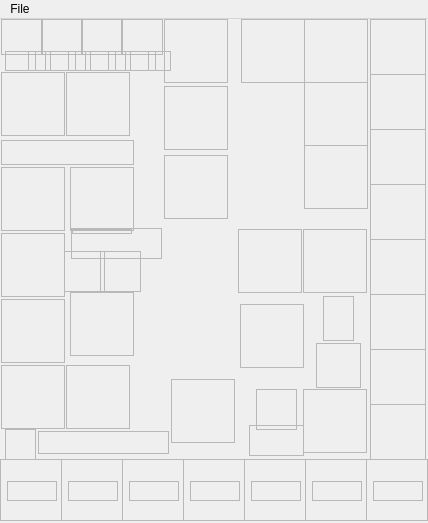
<?xml version="1.0" encoding="UTF-8"?>
<ui version="4.0">
 <class>MainWindow</class>
 <widget class="QMainWindow" name="MainWindow">
  <property name="geometry">
   <rect>
    <x>0</x>
    <y>0</y>
    <width>428</width>
    <height>523</height>
   </rect>
  </property>
  <property name="minimumSize">
   <size>
    <width>150</width>
    <height>10</height>
   </size>
  </property>
  <property name="maximumSize">
   <size>
    <width>450</width>
    <height>600</height>
   </size>
  </property>
  <property name="windowTitle">
   <string>H3roViewer</string>
  </property>
  <property name="windowIcon">
   <iconset resource="../resources/resources.qrc">
    <normaloff>:/images/items/Artifact_Power_of_the_Dragon_Father.gif</normaloff>:/images/items/Artifact_Power_of_the_Dragon_Father.gif</iconset>
  </property>
  <property name="autoFillBackground">
   <bool>true</bool>
  </property>
  <widget class="QWidget" name="centralwidget">
   <property name="minimumSize">
    <size>
     <width>432</width>
     <height>10</height>
    </size>
   </property>
   <property name="maximumSize">
    <size>
     <width>450</width>
     <height>600</height>
    </size>
   </property>
   <property name="styleSheet">
    <string notr="true">#centralwidget{background-image: url(:/images/main/background.png)}</string>
   </property>
   <layout class="QVBoxLayout" name="verticalLayout_10">
    <property name="spacing">
     <number>0</number>
    </property>
    <property name="leftMargin">
     <number>0</number>
    </property>
    <property name="topMargin">
     <number>0</number>
    </property>
    <property name="rightMargin">
     <number>0</number>
    </property>
    <property name="bottomMargin">
     <number>0</number>
    </property>
    <item>
     <widget class="QFrame" name="mainFrame">
      <property name="minimumSize">
       <size>
        <width>432</width>
        <height>10</height>
       </size>
      </property>
      <property name="maximumSize">
       <size>
        <width>450</width>
        <height>600</height>
       </size>
      </property>
      <property name="styleSheet">
       <string notr="true">/*#mainFrame{border-image: url(:/images/main/hero_background.png) 0 0 0 0 stretch stretch;}*/
#mainFrame{background-image: url(:/images/main/hero_background_0.png) }</string>
      </property>
      <property name="frameShape">
       <enum>QFrame::Shape::NoFrame</enum>
      </property>
      <property name="frameShadow">
       <enum>QFrame::Shadow::Plain</enum>
      </property>
      <property name="lineWidth">
       <number>0</number>
      </property>
      <widget class="ImageFrame" name="helmetImage">
       <property name="geometry">
        <rect>
         <x>164</x>
         <y>0</y>
         <width>64</width>
         <height>64</height>
        </rect>
       </property>
       <property name="frameShape">
        <enum>QFrame::Shape::StyledPanel</enum>
       </property>
       <property name="frameShadow">
        <enum>QFrame::Shadow::Raised</enum>
       </property>
      </widget>
      <widget class="ImageFrame" name="neckImage">
       <property name="geometry">
        <rect>
         <x>164</x>
         <y>67</y>
         <width>64</width>
         <height>64</height>
        </rect>
       </property>
       <property name="frameShape">
        <enum>QFrame::Shape::StyledPanel</enum>
       </property>
       <property name="frameShadow">
        <enum>QFrame::Shadow::Raised</enum>
       </property>
      </widget>
      <widget class="ImageFrame" name="chestImage">
       <property name="geometry">
        <rect>
         <x>164</x>
         <y>136</y>
         <width>64</width>
         <height>64</height>
        </rect>
       </property>
       <property name="frameShape">
        <enum>QFrame::Shape::StyledPanel</enum>
       </property>
       <property name="frameShadow">
        <enum>QFrame::Shadow::Raised</enum>
       </property>
      </widget>
      <widget class="ImageFrame" name="shieldImage">
       <property name="geometry">
        <rect>
         <x>238</x>
         <y>210</y>
         <width>64</width>
         <height>64</height>
        </rect>
       </property>
       <property name="frameShape">
        <enum>QFrame::Shape::StyledPanel</enum>
       </property>
       <property name="frameShadow">
        <enum>QFrame::Shadow::Raised</enum>
       </property>
      </widget>
      <widget class="ImageFrame" name="rightRingImage">
       <property name="geometry">
        <rect>
         <x>303</x>
         <y>210</y>
         <width>64</width>
         <height>64</height>
        </rect>
       </property>
       <property name="frameShape">
        <enum>QFrame::Shape::StyledPanel</enum>
       </property>
       <property name="frameShadow">
        <enum>QFrame::Shadow::Raised</enum>
       </property>
      </widget>
      <widget class="ImageFrame" name="weaponImage">
       <property name="geometry">
        <rect>
         <x>1</x>
         <y>53</y>
         <width>64</width>
         <height>64</height>
        </rect>
       </property>
       <property name="frameShape">
        <enum>QFrame::Shape::StyledPanel</enum>
       </property>
       <property name="frameShadow">
        <enum>QFrame::Shadow::Raised</enum>
       </property>
      </widget>
      <widget class="ImageFrame" name="leftRingImage">
       <property name="geometry">
        <rect>
         <x>66</x>
         <y>53</y>
         <width>64</width>
         <height>64</height>
        </rect>
       </property>
       <property name="frameShape">
        <enum>QFrame::Shape::StyledPanel</enum>
       </property>
       <property name="frameShadow">
        <enum>QFrame::Shadow::Raised</enum>
       </property>
      </widget>
      <widget class="ImageFrame" name="feetImage">
       <property name="geometry">
        <rect>
         <x>171</x>
         <y>360</y>
         <width>64</width>
         <height>64</height>
        </rect>
       </property>
       <property name="frameShape">
        <enum>QFrame::Shape::StyledPanel</enum>
       </property>
       <property name="frameShadow">
        <enum>QFrame::Shadow::Raised</enum>
       </property>
      </widget>
      <widget class="ImageFrame" name="arti0Image">
       <property name="geometry">
        <rect>
         <x>1</x>
         <y>148</y>
         <width>64</width>
         <height>64</height>
        </rect>
       </property>
       <property name="frameShape">
        <enum>QFrame::Shape::StyledPanel</enum>
       </property>
       <property name="frameShadow">
        <enum>QFrame::Shadow::Raised</enum>
       </property>
      </widget>
      <widget class="ImageFrame" name="arti1Image">
       <property name="geometry">
        <rect>
         <x>1</x>
         <y>214</y>
         <width>64</width>
         <height>64</height>
        </rect>
       </property>
       <property name="frameShape">
        <enum>QFrame::Shape::StyledPanel</enum>
       </property>
       <property name="frameShadow">
        <enum>QFrame::Shadow::Raised</enum>
       </property>
      </widget>
      <widget class="ImageFrame" name="arti2Image">
       <property name="geometry">
        <rect>
         <x>1</x>
         <y>280</y>
         <width>64</width>
         <height>64</height>
        </rect>
       </property>
       <property name="frameShape">
        <enum>QFrame::Shape::StyledPanel</enum>
       </property>
       <property name="frameShadow">
        <enum>QFrame::Shadow::Raised</enum>
       </property>
      </widget>
      <widget class="ImageFrame" name="arti3Image">
       <property name="geometry">
        <rect>
         <x>1</x>
         <y>346</y>
         <width>64</width>
         <height>64</height>
        </rect>
       </property>
       <property name="frameShape">
        <enum>QFrame::Shape::StyledPanel</enum>
       </property>
       <property name="frameShadow">
        <enum>QFrame::Shadow::Raised</enum>
       </property>
      </widget>
      <widget class="ImageFrame" name="arti4Image">
       <property name="geometry">
        <rect>
         <x>66</x>
         <y>346</y>
         <width>64</width>
         <height>64</height>
        </rect>
       </property>
       <property name="frameShape">
        <enum>QFrame::Shape::StyledPanel</enum>
       </property>
       <property name="frameShadow">
        <enum>QFrame::Shadow::Raised</enum>
       </property>
      </widget>
      <widget class="ImageFrame" name="catapultImage">
       <property name="geometry">
        <rect>
         <x>304</x>
         <y>126</y>
         <width>64</width>
         <height>64</height>
        </rect>
       </property>
       <property name="frameShape">
        <enum>QFrame::Shape::StyledPanel</enum>
       </property>
       <property name="frameShadow">
        <enum>QFrame::Shadow::Raised</enum>
       </property>
      </widget>
      <widget class="ImageFrame" name="firstAidImage">
       <property name="geometry">
        <rect>
         <x>304</x>
         <y>63</y>
         <width>64</width>
         <height>64</height>
        </rect>
       </property>
       <property name="frameShape">
        <enum>QFrame::Shape::StyledPanel</enum>
       </property>
       <property name="frameShadow">
        <enum>QFrame::Shadow::Raised</enum>
       </property>
      </widget>
      <widget class="ImageFrame" name="ammoCartImage">
       <property name="geometry">
        <rect>
         <x>304</x>
         <y>0</y>
         <width>64</width>
         <height>64</height>
        </rect>
       </property>
       <property name="frameShape">
        <enum>QFrame::Shape::StyledPanel</enum>
       </property>
       <property name="frameShadow">
        <enum>QFrame::Shadow::Raised</enum>
       </property>
      </widget>
      <widget class="ImageFrame" name="balistaImage">
       <property name="geometry">
        <rect>
         <x>241</x>
         <y>0</y>
         <width>64</width>
         <height>64</height>
        </rect>
       </property>
       <property name="frameShape">
        <enum>QFrame::Shape::StyledPanel</enum>
       </property>
       <property name="frameShadow">
        <enum>QFrame::Shadow::Raised</enum>
       </property>
      </widget>
      <widget class="ImageFrame" name="capeImage">
       <property name="geometry">
        <rect>
         <x>240</x>
         <y>285</y>
         <width>64</width>
         <height>64</height>
        </rect>
       </property>
       <property name="frameShape">
        <enum>QFrame::Shape::StyledPanel</enum>
       </property>
       <property name="frameShadow">
        <enum>QFrame::Shadow::Raised</enum>
       </property>
      </widget>
      <widget class="ImageFrame" name="spellbookImage">
       <property name="geometry">
        <rect>
         <x>303</x>
         <y>370</y>
         <width>64</width>
         <height>64</height>
        </rect>
       </property>
       <property name="frameShape">
        <enum>QFrame::Shape::StyledPanel</enum>
       </property>
       <property name="frameShadow">
        <enum>QFrame::Shadow::Raised</enum>
       </property>
      </widget>
      <widget class="ImageFrame" name="heroPotraitImage">
       <property name="geometry">
        <rect>
         <x>70</x>
         <y>148</y>
         <width>64</width>
         <height>64</height>
        </rect>
       </property>
       <property name="frameShape">
        <enum>QFrame::Shape::StyledPanel</enum>
       </property>
       <property name="frameShadow">
        <enum>QFrame::Shadow::Raised</enum>
       </property>
      </widget>
      <widget class="ImageFrame" name="creature0Image">
       <property name="geometry">
        <rect>
         <x>0</x>
         <y>440</y>
         <width>62</width>
         <height>62</height>
        </rect>
       </property>
       <property name="frameShape">
        <enum>QFrame::Shape::StyledPanel</enum>
       </property>
       <property name="frameShadow">
        <enum>QFrame::Shadow::Raised</enum>
       </property>
       <layout class="QVBoxLayout" name="verticalLayout_2">
        <property name="spacing">
         <number>0</number>
        </property>
        <property name="leftMargin">
         <number>0</number>
        </property>
        <property name="topMargin">
         <number>0</number>
        </property>
        <property name="rightMargin">
         <number>2</number>
        </property>
        <property name="bottomMargin">
         <number>0</number>
        </property>
       </layout>
      </widget>
      <widget class="ImageFrame" name="creature1Image">
       <property name="geometry">
        <rect>
         <x>61</x>
         <y>440</y>
         <width>62</width>
         <height>62</height>
        </rect>
       </property>
       <property name="frameShape">
        <enum>QFrame::Shape::StyledPanel</enum>
       </property>
       <property name="frameShadow">
        <enum>QFrame::Shadow::Raised</enum>
       </property>
       <layout class="QVBoxLayout" name="verticalLayout_11">
        <property name="spacing">
         <number>0</number>
        </property>
        <property name="leftMargin">
         <number>0</number>
        </property>
        <property name="topMargin">
         <number>0</number>
        </property>
        <property name="rightMargin">
         <number>2</number>
        </property>
        <property name="bottomMargin">
         <number>0</number>
        </property>
       </layout>
      </widget>
      <widget class="ImageFrame" name="creature2Image">
       <property name="geometry">
        <rect>
         <x>122</x>
         <y>440</y>
         <width>62</width>
         <height>62</height>
        </rect>
       </property>
       <property name="frameShape">
        <enum>QFrame::Shape::StyledPanel</enum>
       </property>
       <property name="frameShadow">
        <enum>QFrame::Shadow::Raised</enum>
       </property>
       <layout class="QVBoxLayout" name="verticalLayout_12">
        <property name="spacing">
         <number>0</number>
        </property>
        <property name="leftMargin">
         <number>0</number>
        </property>
        <property name="topMargin">
         <number>0</number>
        </property>
        <property name="rightMargin">
         <number>2</number>
        </property>
        <property name="bottomMargin">
         <number>0</number>
        </property>
       </layout>
      </widget>
      <widget class="ImageFrame" name="creature3Image">
       <property name="geometry">
        <rect>
         <x>183</x>
         <y>440</y>
         <width>62</width>
         <height>62</height>
        </rect>
       </property>
       <property name="frameShape">
        <enum>QFrame::Shape::StyledPanel</enum>
       </property>
       <property name="frameShadow">
        <enum>QFrame::Shadow::Raised</enum>
       </property>
       <layout class="QVBoxLayout" name="verticalLayout_13">
        <property name="spacing">
         <number>0</number>
        </property>
        <property name="leftMargin">
         <number>0</number>
        </property>
        <property name="topMargin">
         <number>0</number>
        </property>
        <property name="rightMargin">
         <number>2</number>
        </property>
        <property name="bottomMargin">
         <number>0</number>
        </property>
       </layout>
      </widget>
      <widget class="ImageFrame" name="creature4Image">
       <property name="geometry">
        <rect>
         <x>244</x>
         <y>440</y>
         <width>62</width>
         <height>62</height>
        </rect>
       </property>
       <property name="frameShape">
        <enum>QFrame::Shape::StyledPanel</enum>
       </property>
       <property name="frameShadow">
        <enum>QFrame::Shadow::Raised</enum>
       </property>
       <layout class="QVBoxLayout" name="verticalLayout_14">
        <property name="spacing">
         <number>0</number>
        </property>
        <property name="leftMargin">
         <number>0</number>
        </property>
        <property name="topMargin">
         <number>0</number>
        </property>
        <property name="rightMargin">
         <number>2</number>
        </property>
        <property name="bottomMargin">
         <number>0</number>
        </property>
       </layout>
      </widget>
      <widget class="ImageFrame" name="creature5Image">
       <property name="geometry">
        <rect>
         <x>305</x>
         <y>440</y>
         <width>62</width>
         <height>62</height>
        </rect>
       </property>
       <property name="frameShape">
        <enum>QFrame::Shape::StyledPanel</enum>
       </property>
       <property name="frameShadow">
        <enum>QFrame::Shadow::Raised</enum>
       </property>
       <layout class="QVBoxLayout" name="verticalLayout_15">
        <property name="spacing">
         <number>0</number>
        </property>
        <property name="leftMargin">
         <number>0</number>
        </property>
        <property name="topMargin">
         <number>0</number>
        </property>
        <property name="rightMargin">
         <number>2</number>
        </property>
        <property name="bottomMargin">
         <number>0</number>
        </property>
       </layout>
      </widget>
      <widget class="ImageFrame" name="creature6Image">
       <property name="geometry">
        <rect>
         <x>366</x>
         <y>440</y>
         <width>62</width>
         <height>62</height>
        </rect>
       </property>
       <property name="frameShape">
        <enum>QFrame::Shape::StyledPanel</enum>
       </property>
       <property name="frameShadow">
        <enum>QFrame::Shadow::Raised</enum>
       </property>
       <layout class="QVBoxLayout" name="verticalLayout_16">
        <property name="spacing">
         <number>0</number>
        </property>
        <property name="leftMargin">
         <number>0</number>
        </property>
        <property name="topMargin">
         <number>0</number>
        </property>
        <property name="rightMargin">
         <number>2</number>
        </property>
        <property name="bottomMargin">
         <number>0</number>
        </property>
       </layout>
      </widget>
      <widget class="ImageFrame" name="skill6Image">
       <property name="geometry">
        <rect>
         <x>370</x>
         <y>330</y>
         <width>56</width>
         <height>56</height>
        </rect>
       </property>
       <property name="frameShape">
        <enum>QFrame::Shape::StyledPanel</enum>
       </property>
       <property name="frameShadow">
        <enum>QFrame::Shadow::Raised</enum>
       </property>
      </widget>
      <widget class="ImageFrame" name="skill5Image">
       <property name="geometry">
        <rect>
         <x>370</x>
         <y>275</y>
         <width>56</width>
         <height>56</height>
        </rect>
       </property>
       <property name="frameShape">
        <enum>QFrame::Shape::StyledPanel</enum>
       </property>
       <property name="frameShadow">
        <enum>QFrame::Shadow::Raised</enum>
       </property>
      </widget>
      <widget class="ImageFrame" name="skill4Image">
       <property name="geometry">
        <rect>
         <x>370</x>
         <y>220</y>
         <width>56</width>
         <height>56</height>
        </rect>
       </property>
       <property name="frameShape">
        <enum>QFrame::Shape::StyledPanel</enum>
       </property>
       <property name="frameShadow">
        <enum>QFrame::Shadow::Raised</enum>
       </property>
      </widget>
      <widget class="ImageFrame" name="skill3Image">
       <property name="geometry">
        <rect>
         <x>370</x>
         <y>165</y>
         <width>56</width>
         <height>56</height>
        </rect>
       </property>
       <property name="frameShape">
        <enum>QFrame::Shape::StyledPanel</enum>
       </property>
       <property name="frameShadow">
        <enum>QFrame::Shadow::Raised</enum>
       </property>
      </widget>
      <widget class="ImageFrame" name="skill2Image">
       <property name="geometry">
        <rect>
         <x>370</x>
         <y>110</y>
         <width>56</width>
         <height>56</height>
        </rect>
       </property>
       <property name="frameShape">
        <enum>QFrame::Shape::StyledPanel</enum>
       </property>
       <property name="frameShadow">
        <enum>QFrame::Shadow::Raised</enum>
       </property>
      </widget>
      <widget class="ImageFrame" name="skill1Image">
       <property name="geometry">
        <rect>
         <x>370</x>
         <y>55</y>
         <width>56</width>
         <height>56</height>
        </rect>
       </property>
       <property name="frameShape">
        <enum>QFrame::Shape::StyledPanel</enum>
       </property>
       <property name="frameShadow">
        <enum>QFrame::Shadow::Raised</enum>
       </property>
      </widget>
      <widget class="ImageFrame" name="skill0Image">
       <property name="geometry">
        <rect>
         <x>370</x>
         <y>0</y>
         <width>56</width>
         <height>56</height>
        </rect>
       </property>
       <property name="frameShape">
        <enum>QFrame::Shape::StyledPanel</enum>
       </property>
       <property name="frameShadow">
        <enum>QFrame::Shadow::Raised</enum>
       </property>
      </widget>
      <widget class="ImageFrame" name="skill7Image">
       <property name="geometry">
        <rect>
         <x>370</x>
         <y>385</y>
         <width>56</width>
         <height>56</height>
        </rect>
       </property>
       <property name="frameShape">
        <enum>QFrame::Shape::StyledPanel</enum>
       </property>
       <property name="frameShadow">
        <enum>QFrame::Shadow::Raised</enum>
       </property>
      </widget>
      <widget class="ImageFrame" name="attackImage">
       <property name="geometry">
        <rect>
         <x>1</x>
         <y>0</y>
         <width>42</width>
         <height>36</height>
        </rect>
       </property>
       <property name="frameShape">
        <enum>QFrame::Shape::StyledPanel</enum>
       </property>
       <property name="frameShadow">
        <enum>QFrame::Shadow::Raised</enum>
       </property>
      </widget>
      <widget class="ImageFrame" name="defenceImage">
       <property name="geometry">
        <rect>
         <x>41</x>
         <y>0</y>
         <width>42</width>
         <height>36</height>
        </rect>
       </property>
       <property name="frameShape">
        <enum>QFrame::Shape::StyledPanel</enum>
       </property>
       <property name="frameShadow">
        <enum>QFrame::Shadow::Raised</enum>
       </property>
      </widget>
      <widget class="ImageFrame" name="powerImage">
       <property name="geometry">
        <rect>
         <x>81</x>
         <y>0</y>
         <width>42</width>
         <height>36</height>
        </rect>
       </property>
       <property name="frameShape">
        <enum>QFrame::Shape::StyledPanel</enum>
       </property>
       <property name="frameShadow">
        <enum>QFrame::Shadow::Raised</enum>
       </property>
      </widget>
      <widget class="ImageFrame" name="knowledgeImage">
       <property name="geometry">
        <rect>
         <x>121</x>
         <y>0</y>
         <width>42</width>
         <height>36</height>
        </rect>
       </property>
       <property name="frameShape">
        <enum>QFrame::Shape::StyledPanel</enum>
       </property>
       <property name="frameShadow">
        <enum>QFrame::Shadow::Raised</enum>
       </property>
      </widget>
      <widget class="ImageFrame" name="spIconImage">
       <property name="geometry">
        <rect>
         <x>256</x>
         <y>370</y>
         <width>41</width>
         <height>41</height>
        </rect>
       </property>
       <property name="styleSheet">
        <string notr="true"/>
       </property>
       <property name="frameShape">
        <enum>QFrame::Shape::StyledPanel</enum>
       </property>
       <property name="frameShadow">
        <enum>QFrame::Shadow::Raised</enum>
       </property>
      </widget>
      <widget class="ImageFrame" name="levelLabel">
       <property name="geometry">
        <rect>
         <x>71</x>
         <y>209</y>
         <width>91</width>
         <height>31</height>
        </rect>
       </property>
       <property name="frameShape">
        <enum>QFrame::Shape::StyledPanel</enum>
       </property>
       <property name="frameShadow">
        <enum>QFrame::Shadow::Raised</enum>
       </property>
      </widget>
      <widget class="ImageFrame" name="heroNameLabel">
       <property name="geometry">
        <rect>
         <x>1</x>
         <y>121</y>
         <width>133</width>
         <height>25</height>
        </rect>
       </property>
       <property name="frameShape">
        <enum>QFrame::Shape::StyledPanel</enum>
       </property>
       <property name="frameShadow">
        <enum>QFrame::Shadow::Raised</enum>
       </property>
      </widget>
      <widget class="ImageFrame" name="attackLabel">
       <property name="geometry">
        <rect>
         <x>5</x>
         <y>32</y>
         <width>31</width>
         <height>20</height>
        </rect>
       </property>
       <property name="frameShape">
        <enum>QFrame::Shape::StyledPanel</enum>
       </property>
       <property name="frameShadow">
        <enum>QFrame::Shadow::Raised</enum>
       </property>
      </widget>
      <widget class="ImageFrame" name="attackModLabel">
       <property name="geometry">
        <rect>
         <x>28</x>
         <y>32</y>
         <width>23</width>
         <height>20</height>
        </rect>
       </property>
       <property name="frameShape">
        <enum>QFrame::Shape::StyledPanel</enum>
       </property>
       <property name="frameShadow">
        <enum>QFrame::Shadow::Raised</enum>
       </property>
      </widget>
      <widget class="ImageFrame" name="defLabel">
       <property name="geometry">
        <rect>
         <x>45</x>
         <y>32</y>
         <width>31</width>
         <height>20</height>
        </rect>
       </property>
       <property name="frameShape">
        <enum>QFrame::Shape::StyledPanel</enum>
       </property>
       <property name="frameShadow">
        <enum>QFrame::Shadow::Raised</enum>
       </property>
      </widget>
      <widget class="ImageFrame" name="defModLabel">
       <property name="geometry">
        <rect>
         <x>68</x>
         <y>32</y>
         <width>23</width>
         <height>20</height>
        </rect>
       </property>
       <property name="frameShape">
        <enum>QFrame::Shape::StyledPanel</enum>
       </property>
       <property name="frameShadow">
        <enum>QFrame::Shadow::Raised</enum>
       </property>
      </widget>
      <widget class="ImageFrame" name="powerLabel">
       <property name="geometry">
        <rect>
         <x>85</x>
         <y>32</y>
         <width>31</width>
         <height>20</height>
        </rect>
       </property>
       <property name="frameShape">
        <enum>QFrame::Shape::StyledPanel</enum>
       </property>
       <property name="frameShadow">
        <enum>QFrame::Shadow::Raised</enum>
       </property>
      </widget>
      <widget class="ImageFrame" name="powerModLabel">
       <property name="geometry">
        <rect>
         <x>108</x>
         <y>32</y>
         <width>23</width>
         <height>20</height>
        </rect>
       </property>
       <property name="frameShape">
        <enum>QFrame::Shape::StyledPanel</enum>
       </property>
       <property name="frameShadow">
        <enum>QFrame::Shadow::Raised</enum>
       </property>
      </widget>
      <widget class="ImageFrame" name="knowledgeLabel">
       <property name="geometry">
        <rect>
         <x>125</x>
         <y>32</y>
         <width>31</width>
         <height>20</height>
        </rect>
       </property>
       <property name="frameShape">
        <enum>QFrame::Shape::StyledPanel</enum>
       </property>
       <property name="frameShadow">
        <enum>QFrame::Shadow::Raised</enum>
       </property>
      </widget>
      <widget class="ImageFrame" name="knowledgeModLabel">
       <property name="geometry">
        <rect>
         <x>148</x>
         <y>32</y>
         <width>23</width>
         <height>20</height>
        </rect>
       </property>
       <property name="frameShape">
        <enum>QFrame::Shape::StyledPanel</enum>
       </property>
       <property name="frameShadow">
        <enum>QFrame::Shadow::Raised</enum>
       </property>
      </widget>
      <widget class="ImageFrame" name="spAmountImage">
       <property name="geometry">
        <rect>
         <x>249</x>
         <y>406</y>
         <width>55</width>
         <height>31</height>
        </rect>
       </property>
       <property name="styleSheet">
        <string notr="true"/>
       </property>
       <property name="frameShape">
        <enum>QFrame::Shape::StyledPanel</enum>
       </property>
       <property name="frameShadow">
        <enum>QFrame::Shadow::Raised</enum>
       </property>
      </widget>
      <widget class="ImageFrame" name="creature0LossImage">
       <property name="geometry">
        <rect>
         <x>7</x>
         <y>462</y>
         <width>50</width>
         <height>20</height>
        </rect>
       </property>
       <property name="frameShape">
        <enum>QFrame::Shape::StyledPanel</enum>
       </property>
       <property name="frameShadow">
        <enum>QFrame::Shadow::Raised</enum>
       </property>
      </widget>
      <widget class="ImageFrame" name="creature1LossImage">
       <property name="geometry">
        <rect>
         <x>68</x>
         <y>462</y>
         <width>50</width>
         <height>20</height>
        </rect>
       </property>
       <property name="frameShape">
        <enum>QFrame::Shape::StyledPanel</enum>
       </property>
       <property name="frameShadow">
        <enum>QFrame::Shadow::Raised</enum>
       </property>
      </widget>
      <widget class="ImageFrame" name="creature2LossImage">
       <property name="geometry">
        <rect>
         <x>129</x>
         <y>462</y>
         <width>50</width>
         <height>20</height>
        </rect>
       </property>
       <property name="frameShape">
        <enum>QFrame::Shape::StyledPanel</enum>
       </property>
       <property name="frameShadow">
        <enum>QFrame::Shadow::Raised</enum>
       </property>
      </widget>
      <widget class="ImageFrame" name="creature3LossImage">
       <property name="geometry">
        <rect>
         <x>190</x>
         <y>462</y>
         <width>50</width>
         <height>20</height>
        </rect>
       </property>
       <property name="frameShape">
        <enum>QFrame::Shape::StyledPanel</enum>
       </property>
       <property name="frameShadow">
        <enum>QFrame::Shadow::Raised</enum>
       </property>
      </widget>
      <widget class="ImageFrame" name="creature4LossImage">
       <property name="geometry">
        <rect>
         <x>251</x>
         <y>462</y>
         <width>50</width>
         <height>20</height>
        </rect>
       </property>
       <property name="frameShape">
        <enum>QFrame::Shape::StyledPanel</enum>
       </property>
       <property name="frameShadow">
        <enum>QFrame::Shadow::Raised</enum>
       </property>
      </widget>
      <widget class="ImageFrame" name="creature5LossImage">
       <property name="geometry">
        <rect>
         <x>312</x>
         <y>462</y>
         <width>50</width>
         <height>20</height>
        </rect>
       </property>
       <property name="frameShape">
        <enum>QFrame::Shape::StyledPanel</enum>
       </property>
       <property name="frameShadow">
        <enum>QFrame::Shadow::Raised</enum>
       </property>
      </widget>
      <widget class="ImageFrame" name="creature6LossImage">
       <property name="geometry">
        <rect>
         <x>373</x>
         <y>462</y>
         <width>50</width>
         <height>20</height>
        </rect>
       </property>
       <property name="frameShape">
        <enum>QFrame::Shape::StyledPanel</enum>
       </property>
       <property name="frameShadow">
        <enum>QFrame::Shadow::Raised</enum>
       </property>
      </widget>
      <widget class="ImageFrame" name="heroSpecialty">
       <property name="geometry">
        <rect>
         <x>70</x>
         <y>273</y>
         <width>64</width>
         <height>64</height>
        </rect>
       </property>
       <property name="styleSheet">
        <string notr="true"/>
       </property>
       <property name="frameShape">
        <enum>QFrame::Shape::StyledPanel</enum>
       </property>
       <property name="frameShadow">
        <enum>QFrame::Shadow::Raised</enum>
       </property>
      </widget>
      <widget class="ImageFrame" name="levelProgressImage">
       <property name="geometry">
        <rect>
         <x>72</x>
         <y>210</y>
         <width>60</width>
         <height>5</height>
        </rect>
       </property>
       <property name="styleSheet">
        <string notr="true"/>
       </property>
       <property name="frameShape">
        <enum>QFrame::Shape::StyledPanel</enum>
       </property>
       <property name="frameShadow">
        <enum>QFrame::Shadow::Raised</enum>
       </property>
      </widget>
      <widget class="ImageFrame" name="moraleImage">
       <property name="geometry">
        <rect>
         <x>64</x>
         <y>232</y>
         <width>41</width>
         <height>41</height>
        </rect>
       </property>
       <property name="styleSheet">
        <string notr="true"/>
       </property>
       <property name="frameShape">
        <enum>QFrame::Shape::StyledPanel</enum>
       </property>
       <property name="frameShadow">
        <enum>QFrame::Shadow::Raised</enum>
       </property>
      </widget>
      <widget class="ImageFrame" name="luckImage">
       <property name="geometry">
        <rect>
         <x>100</x>
         <y>232</y>
         <width>41</width>
         <height>41</height>
        </rect>
       </property>
       <property name="styleSheet">
        <string notr="true"/>
       </property>
       <property name="frameShape">
        <enum>QFrame::Shape::StyledPanel</enum>
       </property>
       <property name="frameShadow">
        <enum>QFrame::Shadow::Raised</enum>
       </property>
      </widget>
      <widget class="ImageFrame" name="stabledImage">
       <property name="geometry">
        <rect>
         <x>316</x>
         <y>324</y>
         <width>45</width>
         <height>45</height>
        </rect>
       </property>
       <property name="frameShape">
        <enum>QFrame::Shape::StyledPanel</enum>
       </property>
       <property name="frameShadow">
        <enum>QFrame::Shadow::Raised</enum>
       </property>
      </widget>
      <widget class="ImageFrame" name="trailblazerImage">
       <property name="geometry">
        <rect>
         <x>323</x>
         <y>277</y>
         <width>31</width>
         <height>45</height>
        </rect>
       </property>
       <property name="frameShape">
        <enum>QFrame::Shape::StyledPanel</enum>
       </property>
       <property name="frameShadow">
        <enum>QFrame::Shadow::Raised</enum>
       </property>
      </widget>
      <widget class="QWidget" name="topLayer" native="true">
       <property name="geometry">
        <rect>
         <x>0</x>
         <y>0</y>
         <width>0</width>
         <height>0</height>
        </rect>
       </property>
      </widget>
      <widget class="ImageFrame" name="movementPointsImage">
       <property name="geometry">
        <rect>
         <x>38</x>
         <y>412</y>
         <width>131</width>
         <height>23</height>
        </rect>
       </property>
       <property name="frameShape">
        <enum>QFrame::Shape::StyledPanel</enum>
       </property>
       <property name="frameShadow">
        <enum>QFrame::Shadow::Raised</enum>
       </property>
      </widget>
      <widget class="ImageFrame" name="movementPointsIcon">
       <property name="geometry">
        <rect>
         <x>5</x>
         <y>410</y>
         <width>31</width>
         <height>31</height>
        </rect>
       </property>
       <property name="frameShape">
        <enum>QFrame::Shape::StyledPanel</enum>
       </property>
       <property name="frameShadow">
        <enum>QFrame::Shadow::Raised</enum>
       </property>
      </widget>
     </widget>
    </item>
   </layout>
  </widget>
  <widget class="QMenuBar" name="menuBar">
   <property name="geometry">
    <rect>
     <x>0</x>
     <y>0</y>
     <width>428</width>
     <height>21</height>
    </rect>
   </property>
   <widget class="QMenu" name="menuFile">
    <property name="title">
     <string>File</string>
    </property>
    <addaction name="actionSettings"/>
    <addaction name="actionEditUI"/>
    <addaction name="actionAbout"/>
    <addaction name="actionExit"/>
   </widget>
   <addaction name="menuFile"/>
  </widget>
  <action name="actionAbout">
   <property name="text">
    <string>About</string>
   </property>
  </action>
  <action name="actionExit">
   <property name="text">
    <string>Exit</string>
   </property>
  </action>
  <action name="actionInclude_Debug">
   <property name="checkable">
    <bool>true</bool>
   </property>
   <property name="text">
    <string>Include Debug</string>
   </property>
  </action>
  <action name="actionSettings">
   <property name="text">
    <string>Settings</string>
   </property>
  </action>
  <action name="actionEditUI">
   <property name="text">
    <string>Edit UI</string>
   </property>
  </action>
 </widget>
 <customwidgets>
  <customwidget>
   <class>ImageFrame</class>
   <extends>QFrame</extends>
   <header>src/imageframe.h</header>
   <container>1</container>
  </customwidget>
 </customwidgets>
 <resources>
  <include location="../resources/resources.qrc"/>
 </resources>
 <connections/>
</ui>
